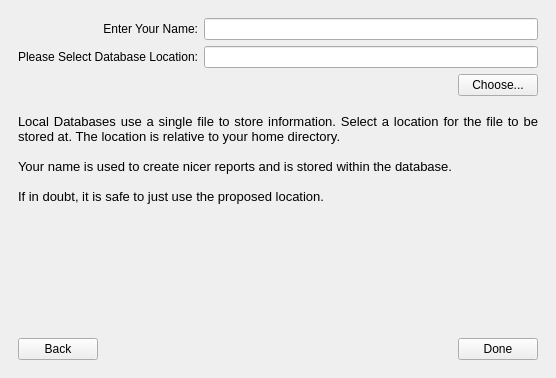
<ui version="4.0" >
 <class>ConfigurationDialog</class>
 <widget class="QDialog" name="ConfigurationDialog" >
  <property name="geometry" >
   <rect>
    <x>0</x>
    <y>0</y>
    <width>556</width>
    <height>378</height>
   </rect>
  </property>
  <property name="windowTitle" >
   <string>Database Configuration</string>
  </property>
  <layout class="QVBoxLayout" >
   <property name="spacing" >
    <number>6</number>
   </property>
   <property name="leftMargin" >
    <number>9</number>
   </property>
   <property name="topMargin" >
    <number>9</number>
   </property>
   <property name="rightMargin" >
    <number>9</number>
   </property>
   <property name="bottomMargin" >
    <number>9</number>
   </property>
   <item>
    <widget class="QStackedWidget" name="stackedWidget" >
     <property name="currentIndex" >
      <number>1</number>
     </property>
     <widget class="QWidget" name="databaseTypePage" >
      <layout class="QGridLayout" >
       <property name="leftMargin" >
        <number>9</number>
       </property>
       <property name="topMargin" >
        <number>9</number>
       </property>
       <property name="rightMargin" >
        <number>9</number>
       </property>
       <property name="bottomMargin" >
        <number>9</number>
       </property>
       <property name="horizontalSpacing" >
        <number>6</number>
       </property>
       <property name="verticalSpacing" >
        <number>6</number>
       </property>
       <item row="2" column="1" >
        <spacer>
         <property name="orientation" >
          <enum>Qt::Vertical</enum>
         </property>
         <property name="sizeHint" >
          <size>
           <width>20</width>
           <height>40</height>
          </size>
         </property>
        </spacer>
       </item>
       <item row="1" column="0" colspan="2" >
        <widget class="QLabel" name="label_3" >
         <property name="sizePolicy" >
          <sizepolicy vsizetype="MinimumExpanding" hsizetype="MinimumExpanding" >
           <horstretch>0</horstretch>
           <verstretch>0</verstretch>
          </sizepolicy>
         </property>
         <property name="text" >
          <string>&lt;html>&lt;head>&lt;meta name="qrichtext" content="1" />&lt;style type="text/css">
p, li { white-space: pre-wrap; }
&lt;/style>&lt;/head>&lt;body style=" font-family:'Sans Serif'; font-size:8pt; font-weight:400; font-style:normal;">
&lt;p style=" margin-top:0px; margin-bottom:0px; margin-left:0px; margin-right:0px; -qt-block-indent:0; text-indent:0px; font-family:'Lucida Grande'; font-size:13pt;">&lt;span style=" font-size:10pt;">There are two types of databases supported by Charm:&lt;/span>&lt;/p>
&lt;p style="-qt-paragraph-type:empty; margin-top:0px; margin-bottom:0px; margin-left:0px; margin-right:0px; -qt-block-indent:0; text-indent:0px; font-family:'Lucida Grande'; font-size:10pt;">&lt;/p>
&lt;p style=" margin-top:0px; margin-bottom:0px; margin-left:0px; margin-right:0px; -qt-block-indent:0; text-indent:0px; font-family:'Lucida Grande'; font-size:10pt;">&lt;span style=" text-decoration: underline;">Local Databases&lt;/span>: Local Databases are used by users who do not share their tasks with others. They work without the necessity of a network connection or a database server.&lt;/p>
&lt;p style="-qt-paragraph-type:empty; margin-top:0px; margin-bottom:0px; margin-left:0px; margin-right:0px; -qt-block-indent:0; text-indent:0px; font-family:'Lucida Grande'; font-size:10pt;">&lt;/p>
&lt;p style=" margin-top:0px; margin-bottom:0px; margin-left:0px; margin-right:0px; -qt-block-indent:0; text-indent:0px; font-family:'Lucida Grande'; font-size:10pt;">&lt;span style=" text-decoration: underline;">Network Databases:&lt;/span> Network Databases are used by multiple users who want to share their tasks. To use a Network Database, a network connection and a prepared Charm database server is required.&lt;/p>&lt;/body>&lt;/html></string>
         </property>
         <property name="textFormat" >
          <enum>Qt::RichText</enum>
         </property>
         <property name="alignment" >
          <set>Qt::AlignJustify|Qt::AlignVCenter</set>
         </property>
         <property name="wordWrap" >
          <bool>true</bool>
         </property>
        </widget>
       </item>
       <item row="3" column="0" colspan="2" >
        <layout class="QHBoxLayout" >
         <property name="spacing" >
          <number>6</number>
         </property>
         <property name="leftMargin" >
          <number>0</number>
         </property>
         <property name="topMargin" >
          <number>0</number>
         </property>
         <property name="rightMargin" >
          <number>0</number>
         </property>
         <property name="bottomMargin" >
          <number>0</number>
         </property>
         <item>
          <spacer>
           <property name="orientation" >
            <enum>Qt::Horizontal</enum>
           </property>
           <property name="sizeHint" >
            <size>
             <width>40</width>
             <height>20</height>
            </size>
           </property>
          </spacer>
         </item>
         <item>
          <widget class="QPushButton" name="dbTypeNextButton" >
           <property name="text" >
            <string>Next</string>
           </property>
          </widget>
         </item>
        </layout>
       </item>
       <item row="0" column="1" >
        <widget class="QComboBox" name="comboDbType" />
       </item>
       <item row="0" column="0" >
        <widget class="QLabel" name="label" >
         <property name="text" >
          <string>Please Select Database Type:</string>
         </property>
         <property name="alignment" >
          <set>Qt::AlignRight|Qt::AlignTrailing|Qt::AlignVCenter</set>
         </property>
        </widget>
       </item>
      </layout>
     </widget>
     <widget class="QWidget" name="sqliteDatabasePage" >
      <layout class="QGridLayout" >
       <property name="leftMargin" >
        <number>9</number>
       </property>
       <property name="topMargin" >
        <number>9</number>
       </property>
       <property name="rightMargin" >
        <number>9</number>
       </property>
       <property name="bottomMargin" >
        <number>9</number>
       </property>
       <property name="horizontalSpacing" >
        <number>6</number>
       </property>
       <property name="verticalSpacing" >
        <number>6</number>
       </property>
       <item row="0" column="0" colspan="3" >
        <layout class="QGridLayout" >
         <property name="leftMargin" >
          <number>0</number>
         </property>
         <property name="topMargin" >
          <number>0</number>
         </property>
         <property name="rightMargin" >
          <number>0</number>
         </property>
         <property name="bottomMargin" >
          <number>0</number>
         </property>
         <property name="horizontalSpacing" >
          <number>6</number>
         </property>
         <property name="verticalSpacing" >
          <number>6</number>
         </property>
         <item row="0" column="1" >
          <widget class="QLineEdit" name="nameLineEdit" />
         </item>
         <item row="0" column="0" >
          <widget class="QLabel" name="label_5" >
           <property name="text" >
            <string>Enter Your Name:</string>
           </property>
           <property name="alignment" >
            <set>Qt::AlignRight|Qt::AlignTrailing|Qt::AlignVCenter</set>
           </property>
          </widget>
         </item>
         <item row="1" column="1" >
          <widget class="QLineEdit" name="sqliteLocation" />
         </item>
         <item row="1" column="0" >
          <widget class="QLabel" name="label_2" >
           <property name="text" >
            <string>Please Select Database Location:</string>
           </property>
           <property name="alignment" >
            <set>Qt::AlignRight|Qt::AlignTrailing|Qt::AlignVCenter</set>
           </property>
          </widget>
         </item>
        </layout>
       </item>
       <item row="1" column="2" >
        <widget class="QPushButton" name="sqliteLocationButton" >
         <property name="text" >
          <string>Choose...</string>
         </property>
        </widget>
       </item>
       <item row="2" column="0" colspan="3" >
        <widget class="QLabel" name="label_4" >
         <property name="sizePolicy" >
          <sizepolicy vsizetype="MinimumExpanding" hsizetype="MinimumExpanding" >
           <horstretch>0</horstretch>
           <verstretch>0</verstretch>
          </sizepolicy>
         </property>
         <property name="text" >
          <string>&lt;html>&lt;head>&lt;meta name="qrichtext" content="1" />&lt;style type="text/css">
p, li { white-space: pre-wrap; }
&lt;/style>&lt;/head>&lt;body style=" font-family:'Sans Serif'; font-size:8pt; font-weight:400; font-style:normal;">
&lt;p style=" margin-top:0px; margin-bottom:0px; margin-left:0px; margin-right:0px; -qt-block-indent:0; text-indent:0px; font-family:'Lucida Grande'; font-size:13pt;">&lt;span style=" font-size:10pt;">Local Databases use a single file to store information. Select a location for the file to be stored at. The location is relative to your home directory.&lt;/span>&lt;/p>
&lt;p style="-qt-paragraph-type:empty; margin-top:0px; margin-bottom:0px; margin-left:0px; margin-right:0px; -qt-block-indent:0; text-indent:0px; font-family:'Lucida Grande'; font-size:10pt;">&lt;/p>
&lt;p style=" margin-top:0px; margin-bottom:0px; margin-left:0px; margin-right:0px; -qt-block-indent:0; text-indent:0px; font-family:'Lucida Grande'; font-size:10pt;">Your name is used to create nicer reports and is stored within the database.&lt;/p>
&lt;p style="-qt-paragraph-type:empty; margin-top:0px; margin-bottom:0px; margin-left:0px; margin-right:0px; -qt-block-indent:0; text-indent:0px; font-family:'Lucida Grande'; font-size:10pt;">&lt;/p>
&lt;p style=" margin-top:0px; margin-bottom:0px; margin-left:0px; margin-right:0px; -qt-block-indent:0; text-indent:0px; font-family:'Lucida Grande'; font-size:10pt;">If in doubt, it is safe to just use the proposed location.&lt;/p>&lt;/body>&lt;/html></string>
         </property>
         <property name="textFormat" >
          <enum>Qt::RichText</enum>
         </property>
         <property name="alignment" >
          <set>Qt::AlignJustify|Qt::AlignVCenter</set>
         </property>
         <property name="wordWrap" >
          <bool>true</bool>
         </property>
        </widget>
       </item>
       <item row="3" column="1" >
        <spacer>
         <property name="orientation" >
          <enum>Qt::Vertical</enum>
         </property>
         <property name="sizeHint" >
          <size>
           <width>20</width>
           <height>51</height>
          </size>
         </property>
        </spacer>
       </item>
       <item row="4" column="0" >
        <widget class="QPushButton" name="sqliteBackButton" >
         <property name="text" >
          <string>Back</string>
         </property>
        </widget>
       </item>
       <item row="4" column="1" >
        <spacer>
         <property name="orientation" >
          <enum>Qt::Horizontal</enum>
         </property>
         <property name="sizeHint" >
          <size>
           <width>332</width>
           <height>20</height>
          </size>
         </property>
        </spacer>
       </item>
       <item row="4" column="2" >
        <widget class="QPushButton" name="sqliteDoneButton" >
         <property name="text" >
          <string>Done</string>
         </property>
        </widget>
       </item>
      </layout>
     </widget>
    </widget>
   </item>
  </layout>
 </widget>
 <resources/>
 <connections/>
</ui>
